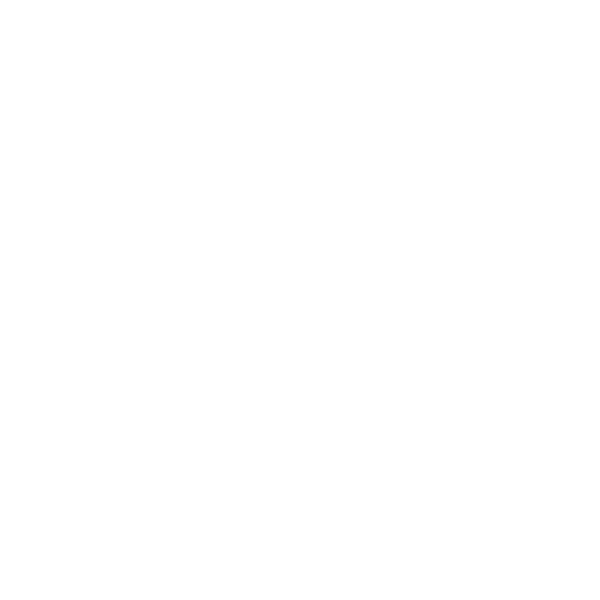
Frame 1 (no input)
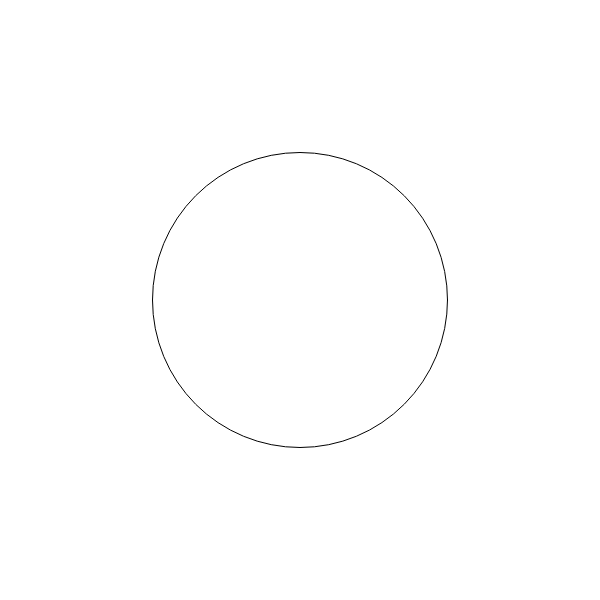
Frame 60 (no input)
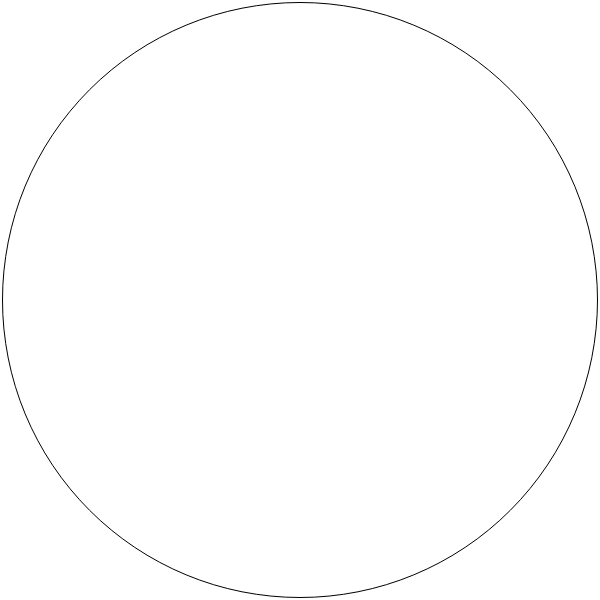
Frame 120 (the mouse pressed at the canvas centre since frame 60)

The p5.js sketch that drew these frames (run headless with seeded random() and noise() and a simulated clock; from frame 60 on, the mouse is pressed at the canvas centre):

// p5.js sketch
// ── sketch.js
var rad = 0;

function setup() { //automatically runs once when the button is played
  createCanvas(600, 600);
}

function draw() { //loops automatically without
  background(255);

  ellipse(width/2, height/2, rad, rad);
  rad+=5;
}
